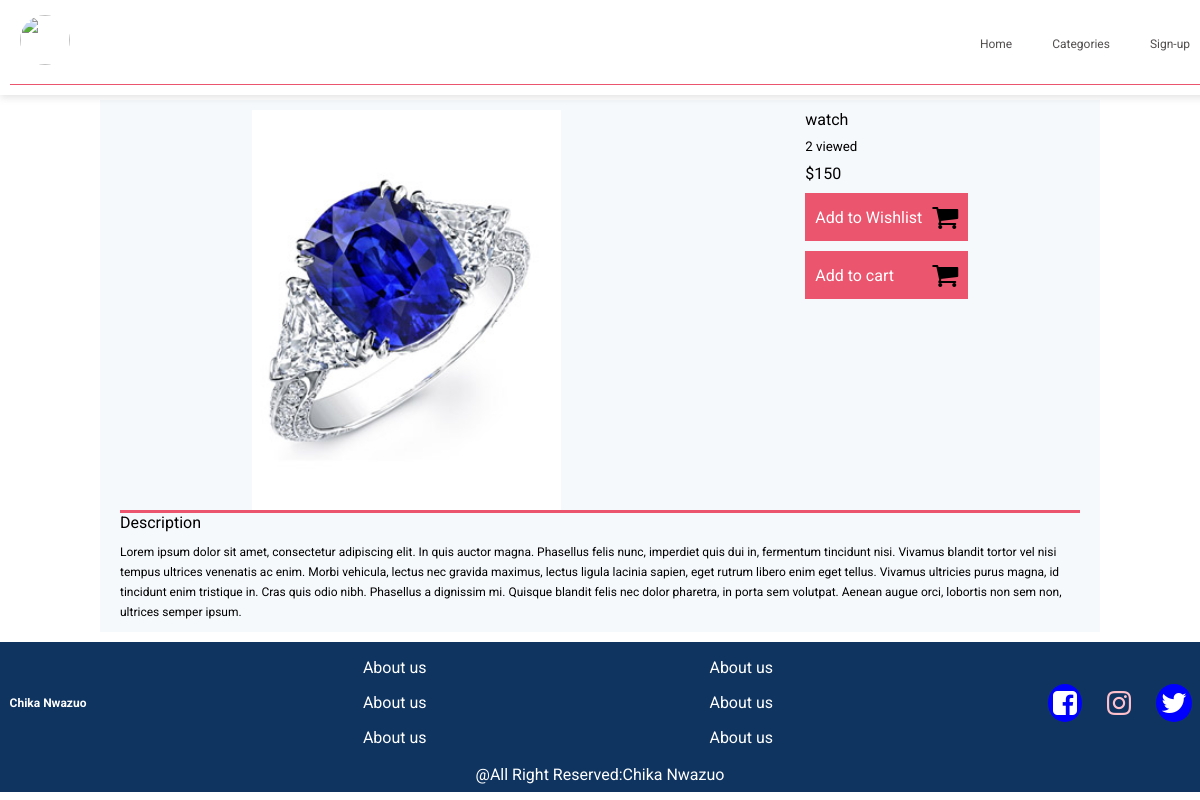
The page /details/12/ on the database as committed earlier.
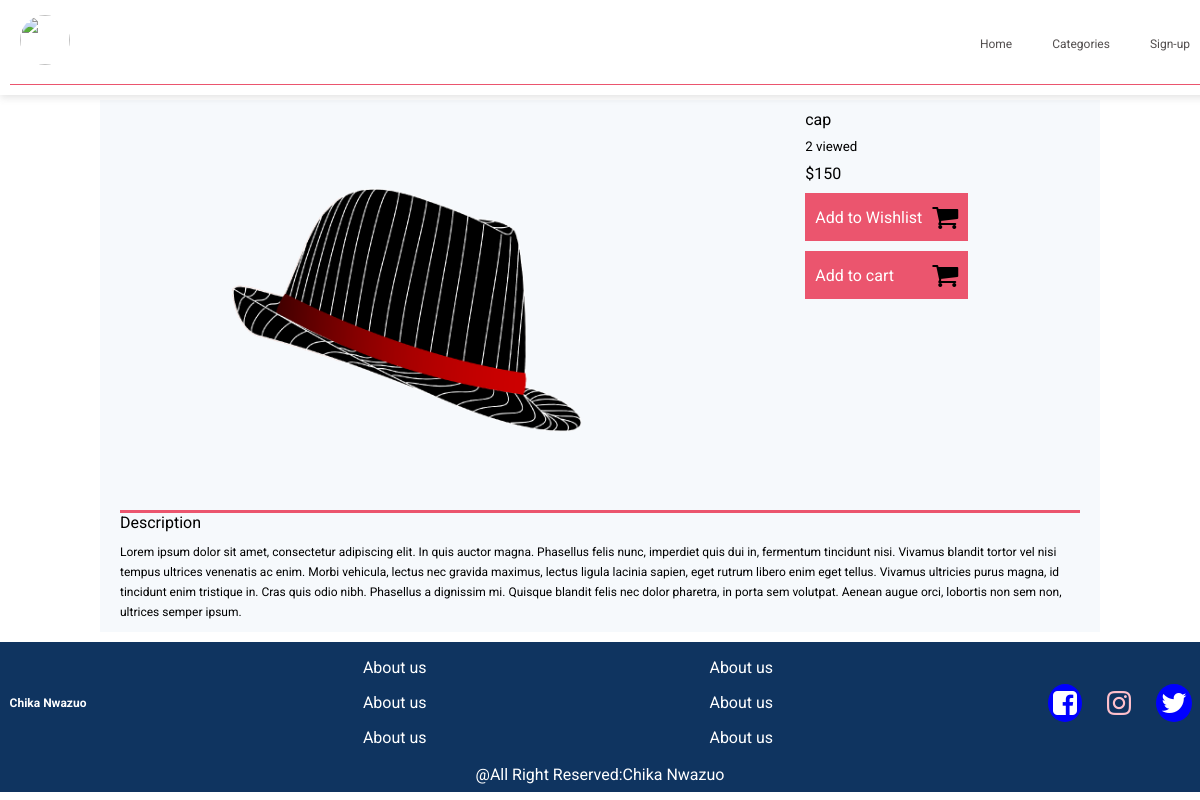
The same page on the database as committed later.
### adminapp/models.py (models this page shows, shortened)
class Product(models.Model):
      name=models.CharField(max_length=255)
      price=models.PositiveIntegerField()
      category=models.ForeignKey(Subcategory,related_name='category',on_delete=models.CASCADE)
      keywords=models.TextField()
      description=models.TextField()
      image=models.ImageField(upload_to='image')
      views=models.IntegerField(default=0)

### commapp/views.py (the view)
# urls.py: path('details/<int:pdetails>/',views.details.as_view(),name='details'),
class details(View):
    def get(self,request,pdetails):
        details=get_object_or_404(Product,pk=pdetails)
        details.views +=1
        details.save()
        context={'details':details}
        return render(request,'pages/details.html',context)

### commapp/context_processors.py (called while the page is built)
def category(request):
	category=Category.objects.all()
	categorytopbar=Category.objects.filter(categories__isnull=False).distinct()
	subcategory=Subcategory.objects.all()
	if request.user.is_authenticated:
		getwishlist=Wishlist.objects.filter(user=request.user).count()
		countcart=Cart.objects.filter(users=request.user).count()
	else:
		getwishlist=0
		countcart=0
	return{'category':category,'subcategory':subcategory,'categorytopbar':categorytopbar,'getwishlist':getwishlist,'countcart':countcart}

### commapp/templates/pages/details.html (shortened to what this page needs)
{% extends 'layout/based.html' %}
{% block content %}
  <div class="productdetailpage">
	<div class="detailsitems">
		<div class="detailsimg">
			<img src="{{details.image.url}}" alt="" class="image">
		</div>
		<div class="detailsname">
			<h1>{{details.name}}</h1>
			 <small>{{details.views}} viewed</small>
			 <h2>${{details.price}}</h2>
			<a style="margin-bottom: 10px;" href="{% url 'commapp:wishlist' details.id %}">Add to Wishlist<i class="fa fa-shopping-cart" style="font-size:28px;color:black"></i></a>
			<a href="{% url 'commapp:addtocart' details.id %}">Add to cart<i class="fa fa-shopping-cart" style="font-size:28px;color:black"></i></a>
		</div>
	</div>
	<div class="linedetails" ></div>
	<div class="detailsdescription">
		<h1>Description</h1>
		<p>{{details.description}}</p>
	</div>
  </div>
{% endblock %}

Rows that differ between the two databases and show on the page:
changed Product: image: a different picture; name "watch" → "cap"
